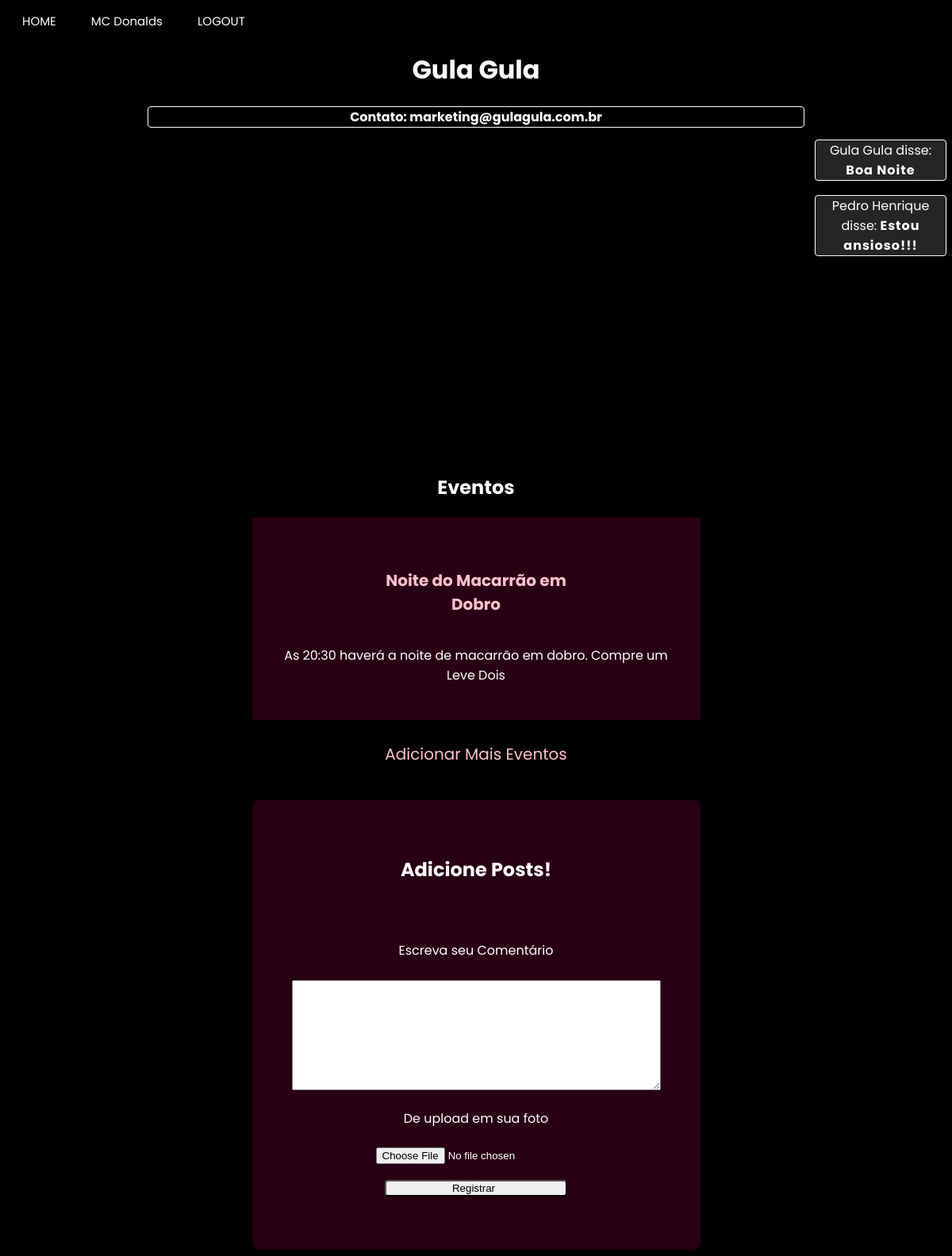
Screenshot of /enterprise_page/Gula Gula (signed in) with the database file from the repository.
### app/model.py (models this page shows, shortened)
class empresa(UserMixin, db.Model):
    __tablename__ = "empresa"
    id = db.Column(db.Integer,primary_key=True)
    enterprise_name = db.Column(db.String(64), index=True, unique=True)
    email = db.Column(db.String(120), index=True, unique=True)
    password_hash = db.Column(db.String(120))
    city = db.Column(db.String(120))
    latitude = db.Column(db.Float)
    longitude = db.Column(db.Float)
    district = db.Column(db.String(50))
    street = db.Column(db.String(120))
    posts = db.relationship("Post", backref="enterprise")

class Event(db.Model):
    id = db.Column(db.Integer, primary_key=True)
    body = db.Column(db.String(200))
    image = db.Column(db.String(200))
    timestamp = db.Column(db.Integer, index=True)
    empresa_id = db.Column(db.Integer)
    name = db.Column(db.String(200))
    latitude = db.Column(db.Float)
    longitude = db.Column(db.Float)
    event_type = db.Column(db.String(8))
    rank = db.Column(db.Float)
    avaliations = db.Column(db.Integer)
    age_groups = db.Column(db.String)

class Post(db.Model):
    id = db.Column(db.Integer, primary_key=True)
    body = db.Column(db.String(140))
    image = db.Column(db.String(200))
    timestamp = db.Column(db.Integer, index=True)
    empresa_id = db.Column(db.Integer, db.ForeignKey('empresa.id'))
    author_id = db.Column(db.Integer())
    event_id = db.Column(db.Integer())
    rank = db.Column(db.Integer())

class usuario(UserMixin, db.Model):
    __tablename__ = "usuario"
    id = db.Column(db.Integer, primary_key=True)
    username = db.Column(db.String(64), index=True, unique=True)
    email = db.Column(db.String(120), index=True, unique=True)
    password_hash = db.Column(db.String(120))
    city = db.Column(db.String(120))
    district = db.Column(db.String(50))
    age = db.Column(db.Integer)

### app/routes.py (the view, shortened to what this page needs)
@app.route("/enterprise_page/<name>", methods=["POST", "GET"])
@login_required
def enterprise_page_specific(name):
    form = Comments()
    enterpriseS= empresa.query.filter_by(enterprise_name=name).first()
    return render_template('enterprise_page.html', title=name, css_file="enterprise_page.css",user=current_user, usuario=usuario, enterprise=empresa, posts=Post.query.filter_by(empresa_id=enterpriseS.id), form=form, events=Event.query.filter_by(empresa_id=enterpriseS.id).all())

### app/forms.py
class Comments(FlaskForm):
    files = FileField("De upload em sua foto")
    evaluation = TextAreaField("",validators=[DataRequired("Dê sua avaliação")])
    text = TextAreaField("Escreva seu Comentário", validators=[DataRequired("Escreva seu comentário!")])
    submit = SubmitField("Registrar")

### app/model.py (called while the page is built)
@login.user_loader
def load_user(id):
    if usuario.query.get(int(id)):
        load = usuario.query.get(int(id))
    else:
        load = empresa.query.get(int(id))
    return load

### app/templates/enterprise_page.html (shortened to what this page needs)
{% extends "base.html" %}
{% block content %}
<h1>{{title}}</h1>
<h3>Contato: {{enterprise.query.filter_by(enterprise_name = title).first().email}}</h3>
<div id="map"></div>
<div class="alignment">
<h2>Eventos</h2>
{% if events|length == 0 %}
  <h5> Não existe nenhum evento vinculado a esta empresa</h5>
{% else %}
{% for event in events%}
<div class="events">
  <h5><a href={{ url_for("event_page", name= event.name)}}>{{ event.name }}</a></h5>
  <p>{{ event.body }}</p>
</div>
{% endfor %}
{% endif %}
{% if not current_user.username %}
<a href={{ url_for("event_register_page")}}> Adicionar Mais Eventos</a>
{% endif %}
<section class="container">
  {% if current_user.username %}
  <h1>Envie-nos seu feedback</h1><br><br>
  {% else %}
  <h1>Adicione Posts!</h1><br><br>
  {% endif %}
      <form action="{{url_for('enterprise_page_specific', name = title)}}", method='post', novalidate>
          <div class="inputs">
            <p>
                {{ form.text.label }}<br><br>
                {{ form.text(size=32) }}<br>
            </p>
            <p>
                {{ form.files.label }}<br>
                {{ form.files(size=32) }}<br>
            </p>
        </div>
        <p>{{ form.submit() }}</p>
      </form>
    </section>
</div>
<aside class="aside">
  {% for post in posts%}
  {% if usuario.query.filter_by(id = post.author_id).first().username %}
  <div><p>{{ usuario.query.filter_by(id = post.author_id).first().username }} disse: <b>{{ post.body }}</b></p></div>
  {% else %}
  <div><p>{{ enterprise.query.filter_by(id = post.author_id).first().enterprise_name }} disse: <b>{{ post.body }}</b></p></div>
  {% endif %}
  {% endfor %}
</aside>
{% endblock %}

### app/templates/base.html (shortened to what this page needs)
<!DOCTYPE html>
<html>
    <head>
        {% if css_file%}
            <link rel="stylesheet" type="text/css" href="{{ url_for('static', filename=css_file) }}">
        {% else %}
            <link rel="stylesheet" type="text/css" href="{{ url_for('static', filename='user_page.css') }}">
        {% endif %}
    </head>
    <body>
        <header class="menu">
            <a id="main_page" href="{{ url_for('main_page') }}" class="button">HOME</a>
            {% if user.is_authenticated %}
            {% if user.username %}
            <a id="user_page" href="{{ url_for('user_page')}}"class="button">{{user.username}}</a>
            {% else %}
            <a id="enterprise_page" href="{{ url_for('enterprise_page_specific', name=user.enterprise_name)}}"class="button">{{user.enterprise_name}}</a>
            {% endif%}
            <a id="logout" href="{{ url_for('logout') }}" class="button">LOGOUT</a>
            {% else %}
            <a id="enterprise_register_page" href="{{ url_for('enterprise_register_page') }}" class="button">SEJA UM ANUNCIANTE</a>
            <a id="user_register_page" href="{{ url_for('user_register_page') }}" class="button">REGISTRO</a>
            <a id="login_page" href="{{ url_for('login_page') }}" class="button">LOGIN</a>
            {% endif %}
        </header>
        {% block content %}{% endblock %}
    </body>
</html>

### app/static/enterprise_page.css (style rules this page uses)
body { background: black; background-image: url("https://www.pixel4k.com/wp-content/uploads/2021/05/abstract-waving-4k_1620165379-1536x960.jpg"); background-repeat: no-repeat; background-size: cover; }
p { color:white; }
h1 { color:white; font-family: "Poppins"; display: grid; align-items: center; justify-content: center; }
h3 { color:white; font-family: Poppins; display: grid; align-items: center; justify-content: center; }
h2 { color:white; font-family: Poppins; display: grid; align-items: center; justify-content: center; }
h5 { color:white; font-family: Poppins; display: grid; align-items: center; justify-content: center; }
#map { height: 400px; width: 70%; border-radius: 8px; margin: auto; }
.alignment { display: grid; align-items: center; justify-content: center; }
section.container { background-color: rgba(87, 02, 43, 0.45); border-radius: 10px; align-items: center; justify-content: center; padding: 20px; }
.inputs input { outline: none; }
.inputs { margin: auto; text-align: center; }
.inputs input::placeholder { color: rgba(13, 0, 26, 0.8); }
form input[type=submit] { border-radius: 4px; padding-left: 0px; width: 230px; transition: all 0.3s ease; }
h3 { border: white solid 1px; border-radius: 4px; margin-left: 15%; margin-right: 15%; background-color: rgba(0,0,0, 0.5); font-size: 16px; }
.alignment p { text-align: center; }
section.container { padding: 50px; justify-content: center; margin-top: 15px; }
p b { font-family: "Poppins", sans-serif; letter-spacing: 1px; }
p { font-family: "Poppins", sans-serif; }
textarea#text { margin: 0px; height: 133px; width: 459px; }
input#files { margin-top: 5%; }
.aside { background-color: none; font-family: "Poppins", sans-serif; top: 10%; right: 0; position: fixed; height: 100%; width: 180px; border-radius: 5px; align-items: center; }
.aside p { background-color: rgba(184, 184, 184, 0.2); text-align: center; border: white solid 1px; border-radius: 4px; margin: 7px; margin-top: 10%; font-size: 100%; }
.aside b { letter-spacing: 1px; }
.events { background-color: rgba(87, 02, 43, 0.45); border-radius: 4px; padding: 5%; }
.events h5 a { text-decoration: none; font-size: 20px; color: pink; }
.alignment a { text-align: center; text-decoration: none; font-size: 20px; color: pink; font-family: "Poppins"; margin: 5%; }

### app/static/base.css (style rules this page uses)
header.menu { align-items: left; justify-content: start; }
a.button { border: none; color: white; padding: 5px 20px; text-align: center; text-decoration: none; display: inline-block; font-family:'Poppins'; font-size: 15px; }
.menu { margin-top: 10px; }

### rows the page displays
empresa: enterprise_name "MC Donalds"
empresa: enterprise_name "Gula Gula", query.filter_by "marketing@gulagula.com.br", query.filter_by "Gula Gula"
Event: name "Noite do Macarrão em Dobro", body "As 20:30 haverá a noite de macarrão em dobro. Compre um Leve Dois"
Post: body "Boa Noite"
Post: body "Estou ansioso!!!"
usuario: query.filter_by "Pedro Henrique"
